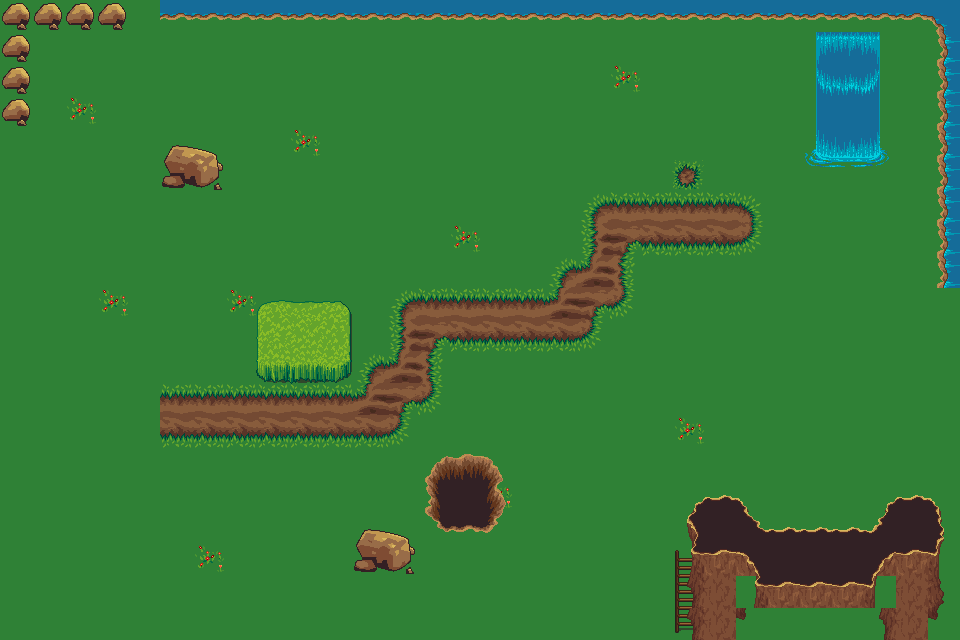

Below is a game level as drawn by its tile map, then a one-line description and the .tmx file that defines it, in full:
An orthogonal 30x20 tile map with 32x32 px tiles, 3 tile layers (Background, Background2, Collision).

<map version="1.10" tiledversion="1.11.2" orientation="orthogonal" renderorder="right-down" width="30" height="20" tilewidth="32" tileheight="32" infinite="0" nextlayerid="4" nextobjectid="1">
 <tileset firstgid="1" source="terrain.tsx" />
 <layer id="1" name="Background" width="30" height="20">
  <data encoding="csv">
293,293,293,293,293,293,293,293,293,293,293,293,293,293,293,293,293,293,293,293,293,293,293,293,293,293,293,293,293,293,
293,293,293,293,293,293,293,293,293,293,293,293,293,293,293,293,293,293,293,293,293,293,293,293,293,293,293,293,293,293,
293,293,293,293,293,293,293,293,293,293,293,293,293,293,293,293,293,293,293,356,293,293,293,293,293,293,293,293,293,293,
293,293,356,293,293,293,293,293,293,293,293,293,293,293,293,293,293,293,293,293,293,293,293,293,293,293,293,293,293,293,
293,293,293,293,293,293,293,293,293,356,293,293,293,293,293,293,293,293,293,293,293,293,293,293,293,293,293,293,293,293,
293,293,293,293,293,293,293,293,293,293,293,293,293,293,293,293,293,293,293,293,293,580,293,293,293,293,293,293,293,293,
293,293,293,293,293,293,293,293,293,293,293,293,293,293,293,293,293,293,644,645,645,645,645,646,293,293,293,293,293,293,
293,293,293,293,293,293,293,293,293,293,293,293,293,293,356,293,293,293,676,581,709,709,709,710,293,293,293,293,293,293,
293,293,293,293,293,293,293,293,293,293,293,293,293,293,293,293,293,644,614,678,293,293,293,293,293,293,293,293,293,293,
293,293,293,356,293,293,293,356,293,293,293,293,644,645,645,645,645,614,581,710,293,293,293,293,293,293,293,293,293,293,
293,293,293,293,293,293,293,293,293,293,293,293,676,581,709,709,709,709,710,293,293,293,293,293,293,293,293,293,293,293,
293,293,293,293,293,293,293,293,293,293,293,644,614,678,293,293,293,293,293,293,293,293,293,293,293,293,293,293,293,293,
293,293,293,293,293,645,645,645,645,645,645,614,581,710,293,293,293,293,293,293,293,293,293,293,293,293,293,293,293,293,
293,293,293,293,293,709,709,709,709,709,709,709,710,293,293,293,293,293,293,293,293,356,293,293,293,293,293,293,293,293,
293,293,293,293,293,293,293,293,293,293,293,293,293,293,293,293,293,293,293,293,293,293,293,293,293,293,293,293,293,293,
293,293,293,293,293,293,293,293,293,293,293,293,293,293,293,356,293,293,293,293,293,293,293,293,293,293,293,293,293,293,
293,293,293,293,293,293,293,293,293,293,293,293,293,293,293,293,293,293,293,293,293,293,293,293,293,293,293,293,293,293,
293,293,293,293,293,293,356,293,293,293,293,293,293,293,293,293,293,293,293,293,293,293,293,293,293,293,293,293,293,293,
293,293,293,293,293,293,293,293,293,293,293,293,293,293,293,293,293,293,293,293,293,293,293,293,293,293,293,293,293,293,
293,293,293,293,293,293,293,293,293,293,293,293,293,293,293,293,293,293,293,293,293,293,293,293,293,293,293,293,293,293
</data>
 </layer>
 <layer id="3" name="Background2" width="30" height="20">
  <data encoding="csv">
0,0,0,0,0,0,0,0,0,0,0,0,0,0,0,0,0,0,0,0,0,0,0,0,0,0,0,0,0,0,
0,0,0,0,0,0,0,0,0,0,0,0,0,0,0,0,0,0,0,0,0,0,0,0,0,0,0,0,0,0,
0,0,0,0,0,0,0,0,0,0,0,0,0,0,0,0,0,0,0,0,0,0,0,0,0,0,0,0,0,0,
0,0,0,0,0,0,0,0,0,0,0,0,0,0,0,0,0,0,0,0,0,0,0,0,0,0,0,0,0,0,
0,0,0,0,0,0,0,0,0,0,0,0,0,0,0,0,0,0,0,0,0,0,0,0,0,0,0,0,0,0,
0,0,0,0,0,0,0,0,0,0,0,0,0,0,0,0,0,0,0,0,0,0,0,0,0,0,0,0,0,0,
0,0,0,0,0,0,0,0,0,0,0,0,0,0,0,0,0,0,0,0,0,0,0,0,0,0,0,0,0,0,
0,0,0,0,0,0,0,0,0,0,0,0,0,0,0,0,0,0,0,0,0,0,0,0,0,0,0,0,0,0,
0,0,0,0,0,0,0,0,0,0,0,0,0,0,0,0,0,0,0,0,0,0,0,0,0,0,0,0,0,0,
0,0,0,0,0,0,0,0,269,270,271,0,0,0,0,0,0,0,0,0,0,0,0,0,0,0,0,0,0,0,
0,0,0,0,0,0,0,0,301,302,303,0,0,0,0,0,0,0,0,0,0,0,0,0,0,0,0,0,0,0,
0,0,0,0,0,0,0,0,333,334,335,0,0,0,0,0,0,0,0,0,0,0,0,0,0,0,0,0,0,0,
0,0,0,0,0,0,0,0,0,0,0,0,0,0,0,0,0,0,0,0,0,0,0,0,0,0,0,0,0,0,
0,0,0,0,0,0,0,0,0,0,0,0,0,0,0,0,0,0,0,0,0,0,0,0,0,0,0,0,0,0,
0,0,0,0,0,0,0,0,0,0,0,0,0,0,0,0,0,0,0,0,0,0,0,0,0,0,0,0,0,0,
0,0,0,0,0,0,0,0,0,0,0,0,0,0,0,0,0,0,0,0,0,0,0,0,0,0,0,0,0,0,
0,0,0,0,0,0,0,0,0,0,0,0,0,0,0,0,0,0,0,0,0,0,0,0,0,0,0,0,0,0,
0,0,0,0,0,0,0,0,0,0,0,0,0,0,0,0,0,0,0,0,0,350,0,0,0,0,0,0,0,0,
0,0,0,0,0,0,0,0,0,0,0,0,0,0,0,0,0,0,0,0,0,382,0,0,0,0,0,0,0,0,
0,0,0,0,0,0,0,0,0,0,0,0,0,0,0,0,0,0,0,0,0,414,0,0,0,0,0,0,0,0
</data>
 </layer>
 <layer id="2" name="Collision" width="30" height="20">
  <data encoding="csv">
479,479,479,479,0,157,157,157,157,157,157,157,157,157,157,157,157,157,157,157,157,157,157,157,157,157,157,157,157,30,
479,0,0,0,0,0,0,0,0,0,0,0,0,0,0,0,0,0,0,0,0,0,0,0,0,577,578,579,0,124,
479,0,0,0,0,0,0,0,0,0,0,0,0,0,0,0,0,0,0,0,0,0,0,0,0,609,610,611,0,124,
479,0,0,0,0,0,0,0,0,0,0,0,0,0,0,0,0,0,0,0,0,0,0,0,0,641,642,643,0,124,
0,0,0,0,0,633,634,0,0,0,0,0,0,0,0,0,0,0,0,0,0,0,0,0,0,673,674,675,0,124,
0,0,0,0,0,665,666,0,0,0,0,0,0,0,0,0,0,0,0,0,0,0,0,0,0,705,706,707,0,124,
0,0,0,0,0,0,0,0,0,0,0,0,0,0,0,0,0,0,0,0,0,0,0,0,0,0,0,0,0,124,
0,0,0,0,0,0,0,0,0,0,0,0,0,0,0,0,0,0,0,0,0,0,0,0,0,0,0,0,0,124,
0,0,0,0,0,0,0,0,0,0,0,0,0,0,0,0,0,0,0,0,0,0,0,0,0,0,0,0,0,124,
0,0,0,0,0,0,0,0,0,0,0,0,0,0,0,0,0,0,0,0,0,0,0,0,0,0,0,0,0,0,
0,0,0,0,0,0,0,0,0,0,0,0,0,0,0,0,0,0,0,0,0,0,0,0,0,0,0,0,0,0,
0,0,0,0,0,0,0,0,0,0,0,0,0,0,0,0,0,0,0,0,0,0,0,0,0,0,0,0,0,0,
0,0,0,0,0,0,0,0,0,0,0,0,0,0,0,0,0,0,0,0,0,0,0,0,0,0,0,0,0,0,
0,0,0,0,0,0,0,0,0,0,0,0,0,0,0,0,0,0,0,0,0,0,0,0,0,0,0,0,0,0,
0,0,0,0,0,0,0,0,0,0,0,0,0,83,84,85,0,0,0,0,0,0,0,0,0,0,0,0,0,0,
0,0,0,0,0,0,0,0,0,0,0,0,0,115,116,117,0,0,0,0,0,345,346,347,0,0,0,345,346,347,
0,0,0,0,0,0,0,0,0,0,0,633,634,147,148,149,0,0,0,0,0,377,378,192,346,346,346,191,378,379,
0,0,0,0,0,0,0,0,0,0,0,665,666,0,0,0,0,0,0,0,0,409,410,223,378,378,378,224,410,411,
0,0,0,0,0,0,0,0,0,0,0,0,0,0,0,0,0,0,0,0,0,441,442,409,410,410,410,411,442,443,
0,0,0,0,0,0,0,0,0,0,0,0,0,0,0,0,0,0,0,0,0,441,283,475,0,0,0,441,283,475
</data>
 </layer>
</map>
